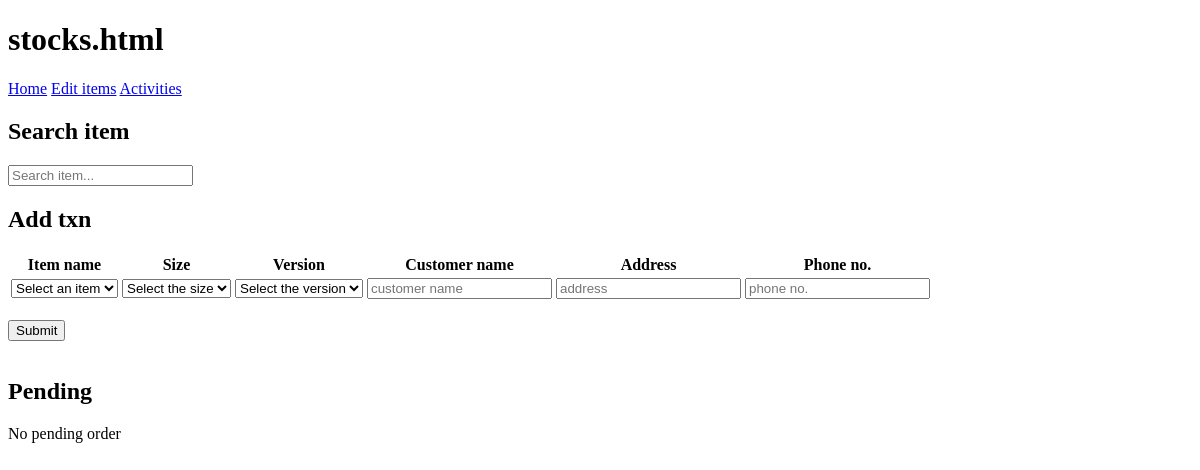
Before: /stocks with the older database file.
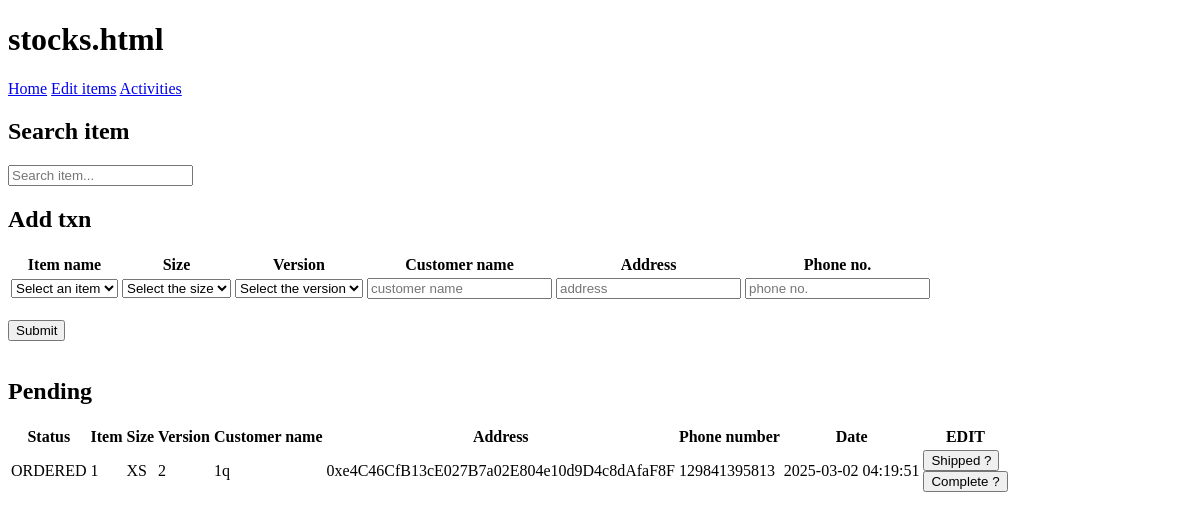
After: the same page with the newer database file.
### tables this page shows
CREATE TABLE activities (
    ID INTEGER PRIMARY KEY AUTOINCREMENT,
    Status TEXT NOT NULL DEFAULT 'ORDERED',                  
    Item TEXT NOT NULL,
    Size TEXT NOT NULL,
    Version TEXT NOT NULL,
    CustomerName TEXT NOT NULL,
    Address TEXT NOT NULL,
    PhoneNumber NUMERIC NOT NULL,
    Date CURRENT_TIMESTAMP NOT NULL
);

### app.py (the view)
@app.route('/stocks', methods=['GET', 'POST'])
def stocks():
    con = sqlite3.connect("endless.db")
    con.row_factory = sqlite3.Row
    db = con.cursor()
    name_and_version = db.execute("SELECT * FROM items ORDER BY Item").fetchall()
    activities = db.execute("SELECT * FROM activities").fetchall()
    size = db.execute("SELECT Size FROM sizes").fetchall()
    size_and_stocks = db.execute("SELECT * FROM size_and_stocks")
    if request.method == 'POST' and 'submit_txn' in request.form:
        item_name = request.form.get("item_name")
        size = request.form.get("size")
        version = request.form.get("version")
        customer = request.form.get("customer_name")
        address = request.form.get("address")
        phone = request.form.get("phone_no")
        phone = int(phone)
        if not item_name or not size or not version or not customer or not address or not phone:
            return render_template('stocks.html', message="Please fill out all the fields")
        if phone <= 0:
            return render_template('stocks.html', message="Please enter the valid number")
        item_id = db.execute("SELECT ID FROM items WHERE Item = ? AND Version = ?", (item_name,version)).fetchall()
        item_id = item_id[0][0]
        if not item_id:
            return render_template('stocks.html', message="Item not found")
        quantity = db.execute("SELECT Quantity from size_and_stocks JOIN sizes ON size_and_stocks.size_id = sizes.ID WHERE item_id = ? AND sizes.Size = ?", (item_id, size)).fetchall()
        quantity = quantity[0][0]
        if quantity < 1:
            flash("Out of stock")
            return redirect(url_for('stocks'))
        else:
            db.execute(
                "INSERT INTO activities(Item,Size,Version,CustomerName,Address,PhoneNumber, Date) VALUES(?,?,?,?,?,?,DATETIME('now'))",
                (item_name, size, version, customer, address, phone))
            con.commit()
            return redirect(url_for('stocks'))
    elif request.method == 'POST' and 'ship' in request.form:
        activity_id = request.form.get("txID")
        db.execute("UPDATE activities SET Status=? WHERE ID=?", ("SHIPPED", activity_id))
        con.commit()
        return redirect(url_for('stocks'))
    elif request.method == 'POST' and 'complete' in request.form:
        activity_id = request.form.get("txID")
        db.execute("UPDATE activities SET Status=? WHERE ID=?", ("COMPLETE", activity_id))
        con.commit()
        return redirect(url_for('stocks'))
    else:
        txn_query = db.execute("SELECT * FROM activities WHERE Status = ? OR Status = ?", ("ORDERED", "SHIPPED",)).fetchall()
        return render_template('stocks.html', stocks=size_and_stocks , items = name_and_version, activities = activities, size = size, txn_query=txn_query )

### templates/stocks.html (shortened to what this page needs)
<!DOCTYPE html>
<html lang="en">
<head>
</head>
<header>
    <h1>stocks.html</h1>
</header>
<body>
<a href="/">Home</a>
<a href="/edit_item">Edit items</a>
<a href="/activities">Activities</a>
<div>
    <h2>Search item</h2>
    <input type="search" placeholder="Search item..." id="INDEX">
</div>
<h2>Add txn</h2>
<form method="POST">
    <table>
        <thead>
        <th>Item name</th>
        <th>Size</th>
        <th>Version</th>
        <th>Customer name</th>
        <th>Address</th>
        <th>Phone no.</th>
        </thead>
        <tbody>
        <tr>
            <td>
                <select name="item_name" required>
                    <option selected="selected" value="">Select an item</option>
                </select>
            </td>
            <td>
                <select name="size" required>
                    <option selected="selected" value="">Select the size</option>
                </select>
            </td>
            <td>
                <select name="version" required>
                    <option selected="selected" value="">Select the version</option>
                </select>
            </td>
            <td>
                <input type="text" name="customer_name" placeholder="customer name" required>
            </td>
            <td>
                <input type="text" name="address" placeholder="address" required>
            </td>
            <td>
                <input type="number" name="phone_no" placeholder="phone no." required>
            </td>
        </tr>
        </tbody>
    </table>
<br>
 <button type="submit" name="submit_txn">Submit</button>
</form>
<br>
<h2>Pending</h2>
{% if not txn_query %}
<p>No pending order</p>
{% else %}
<table>
    <thead>
    <th>Status</th>
    <th>Item</th>
    <th>Size</th>
    <th>Version</th>
    <th>Customer name</th>
    <th>Address</th>
    <th>Phone number</th>
    <th>Date</th>
    <th>EDIT</th>
    </thead>
    <tbody>
    {% for pending in txn_query %}
        <tr>
            <td>{{ pending.Status }}</td>
            <td>{{ pending.Item }}</td>
            <td>{{ pending.Size }}</td>
            <td>{{ pending.Version }}</td>
            <td>{{ pending.CustomerName }}</td>
            <td>{{ pending.Address }}</td>
            <td>{{ pending.PhoneNumber }}</td>
            <td>{{ pending.Date }}</td>
            <td><form method="POST">
                <button name="ship">Shipped ?</button>
            </form>
                <form method="POST">
                <button name="complete">Complete ?</button>
            </form></td>
        </tr>
    {% endfor %}
    </tbody>
</table>
{% endif %}
</body>
</html>

Changed rows visible on the page:
added activities: Status "ORDERED", Item "1", Size "XS", Version "2", CustomerName "1q", Address "0xe4C46CfB13cE027B7a02E804e10d9D4c8dAfaF8F", PhoneNumber "129841395813", Date "2025-03-02 04:19:51"
Other visible differences:
text no longer shown: "No pending order"
text now shown: "Status Item Size Version Customer name Address Phone number Date EDIT"
